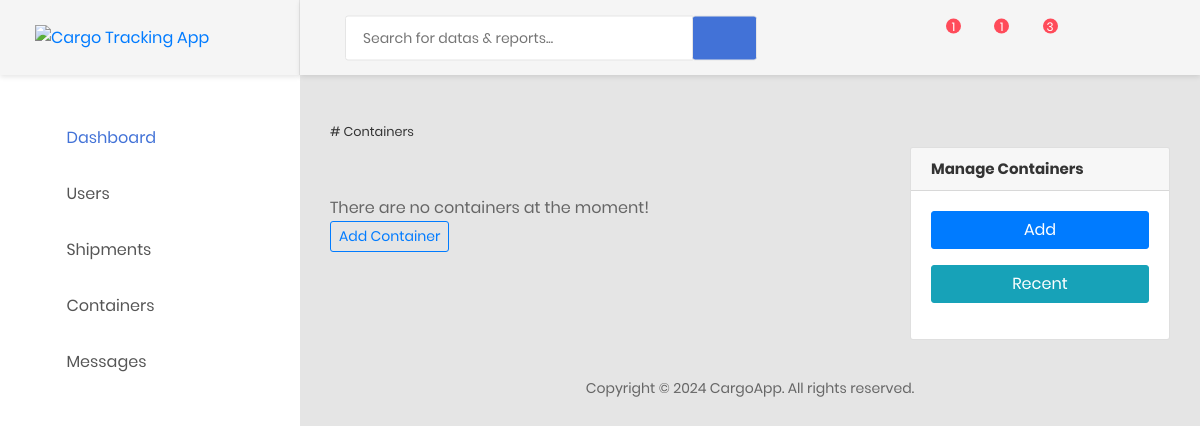
/control/containers/, run on an earlier commit of the app's database.
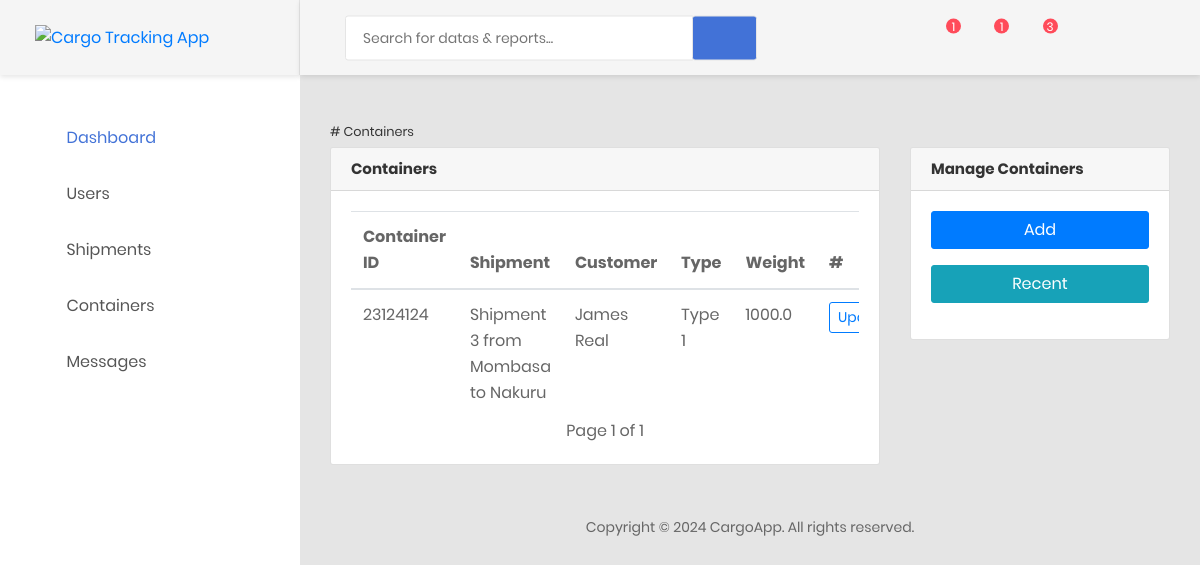
And on a later commit of the database.
### main/models.py (models this page shows, shortened)
class Container(models.Model):
    shipment = models.ForeignKey(Shipment, on_delete=models.CASCADE)
    container_id = models.CharField(max_length=50, unique=True)
    type = models.CharField(max_length=50)
    weight = models.FloatField()

class Shipment(models.Model):
    STATUS = [('In Transit', 'In Transit'), ('Delivered', 'Delivered')]
    customer = models.ForeignKey(Customer, on_delete=models.CASCADE)
    origin = models.CharField(max_length=255)
    destination = models.CharField(max_length=255)
    departure_date = models.DateTimeField(auto_now_add=True)
    arrival_date = models.DateTimeField(null=True, blank=True)
    status = models.CharField(max_length=50, choices=STATUS, default='In Transit')
    def __str__(self):
        return f'Shipment {self.id} from {self.origin} to {self.destination}'

### accounts/models.py (models this page shows)
class CustomUser(AbstractUser):
    role =[
        ('Customer', 'customer'),
        ('Staff', 'staff'),
    ]
    username = None
    email = models.EmailField(unique=True)
    full_names = models.CharField(max_length=100, blank=True)
    user_type = models.CharField(max_length=20, choices=role, default='Customer')
    date_joined = models.DateField(auto_now_add=True)
    USERNAME_FIELD = 'email'
    REQUIRED_FIELDS = ['full_names', ]
    objects = CustomUserManager()
    def __str__(self):
        return self.full_names

### control/views.py (the view)
# urls.py: path('containers/', views.ContainersListView.as_view(), name="containers"),
class ContainersListView(ListView):
    context_object_name = 'containers'
    model = Container
    template_name = 'containers/containers.html'
    paginate_by = 5

### control/templates/containers/containers.html (shortened to what this page needs)
{% extends '../dashboard.html' %}
{% block content %}
{% block items %}
<h3 class="fw-lighter small py-2"># Containers</h3>
<div class="row">
    <div class="col-12 col-lg-8 mb-4 mb-lg-0">
        {% if containers %}
        <div class="card">
            <h5 class="card-header">Containers</h5>
            <div class="card-body">
                <div class="table-responsive">
                    <table class="table">
                        <thead>
                            <tr>
                                <th scope="col">Container ID</th>
                                <th scope="col">Shipment</th>
                                <th scope="col">Customer</th>
                                <th scope="col">Type</th>
                                <th scope="col">Weight</th>
                                <th scope="col">#</th>
                            </tr>
                        </thead>
                        <tbody>
                            {% for container in containers %}
                            <tr>
                                <td>{{container.container_id}}</td>
                                <td>{{container.shipment}}</td>
                                <td>{{container.shipment.customer}}</td>
                                <td>{{container.type}}</td>
                                <td>{{container.weight}}</td>
                                <td>
                                    <a href="{% url 'update_container' container.id %}"
                                        class="btn btn-sm btn-outline-primary">Update</a>
                                </td>
                            </tr>
                            {% endfor %}
                        </tbody>
                    </table>
                </div>
                <div class='pagination justify-content-center'>
                    <span class='mx-4'>
                        Page {{ page_obj.number }} of {{ page_obj.paginator.num_pages }}
                    </span>
                </div>
            </div>
        </div>
        {% else %}
        <div class="py-5">
            <p>
                There are no containers at the moment!
            </p>
            <a class="btn btn-sm btn-outline-primary" href="{% url 'add_container' %}">Add Container</a>
        </div>
        {% endif %}
    </div>
    {% endblock %}
    <div class="col">
        <div class="card mb-3">
            <h5 class="card-header">Manage Containers</h5>
            <div class="card-body">
                <a class="btn btn-primary mb-3 w-100" href="{% url 'add_container' %}">Add</a>
                <a class="btn btn-info mb-3 w-100" href="{% url 'containers' %}">Recent</a>
            </div>
        </div>
    </div>
</div>
{% endblock %}

### control/templates/dashboard.html (shortened to what this page needs)
{% load static %}
<!DOCTYPE html>
<html lang="en">
<head>
    <link href="{% static 'css/font-face.css' %}" rel="stylesheet" media="all">
    <link href="{% static 'vendor/font-awesome-4.7/css/font-awesome.min.css' %}" rel="stylesheet" media="all">
    <link href="{% static 'vendor/font-awesome-5/css/fontawesome-all.min.css' %}" rel="stylesheet" media="all">
    <link href="{% static 'vendor/mdi-font/css/material-design-iconic-font.min.css' %}" rel="stylesheet" media="all">
    <link href="{% static 'vendor/bootstrap-4.1/bootstrap.min.css' %}" rel="stylesheet" media="all">
    <link href="{% static 'vendor/animsition/animsition.min.css' %}" rel="stylesheet" media="all">
    <link href="{% static 'vendor/bootstrap-progressbar/bootstrap-progressbar-3.3.4.min.css' %}" rel="stylesheet" media="all">
    <link href="{% static 'vendor/wow/animate.css' %}" rel="stylesheet" media="all">
    <link href="{% static 'vendor/css-hamburgers/hamburgers.min.css' %}" rel="stylesheet" media="all">
    <link href="{% static 'vendor/slick/slick.css' %}" rel="stylesheet" media="all">
    <link href="{% static 'vendor/select2/select2.min.css' %}" rel="stylesheet" media="all">
    <link href="{% static 'vendor/perfect-scrollbar/perfect-scrollbar.css' %}" rel="stylesheet" media="all">
    <link href="{% static 'css/theme.css' %}" rel="stylesheet" media="all">
</head>
<body class="animsition">
    <div class="page-wrapper">
        <aside class="menu-sidebar d-none d-lg-block">
            <div class="logo">
                <a href="#">
                    <img src="images/icon/logo.png" alt="Cargo Tracking App" />
                </a>
            </div>
            <div class="menu-sidebar__content js-scrollbar1">
                <nav class="navbar-sidebar">
                    <ul class="list-unstyled navbar__list">
                        <li class="active has-sub">
                            <a class="js-arrow" href="#">
                                <i class="fas fa-tachometer-alt"></i>Dashboard</a>
                        </li>
                        <li class="has-sub">
                            <a class="js-arrow" href="#">
                                <i class="fas fa-users"></i>Users</a>
                        </li>
                        <li class="has-sub">
                            <a class="js-arrow" href="#">
                                <i class="fas fa-qrcode"></i>Shipments</a>
                        </li>
                        <li class="has-sub">
                            <a class="js-arrow" href="#">
                                <i class="fas fa-cubes"></i>Containers</a>
                        </li>
                        <li>
                            <a href="">
                                <i class="fas fa-comments"></i>Messages</a>
                        </li>
                    </ul>
                </nav>
            </div>
        </aside>
        <div class="page-container">
            <header class="header-desktop">
                <div class="section__content section__content--p30">
                    <div class="container-fluid">
                        <div class="header-wrap">
                            <form class="form-header" action="" method="POST">
                                <input class="au-input au-input--xl" type="text" name="search" placeholder="Search for datas &amp; reports..." />
                                <button class="au-btn--submit" type="submit">
                                    <i class="zmdi zmdi-search"></i>
                                </button>
                            </form>
                            <div class="header-button">
                                <div class="noti-wrap">
                                    <div class="noti__item js-item-menu">
                                        <i class="zmdi zmdi-comment-more"></i>
                                        <span class="quantity">1</span>
                                    </div>
                                    <div class="noti__item js-item-menu">
                                        <i class="zmdi zmdi-email"></i>
                                        <span class="quantity">1</span>
                                    </div>
                                    <div class="noti__item js-item-menu">
                                        <i class="zmdi zmdi-notifications"></i>
                                        <span class="quantity">3</span>
                                    </div>
                                </div>
                                <div class="account-wrap">
                                    <div class="account-item clearfix js-item-menu">
                                        <div class="image">
                                        </div>
                                        <div class="content">
                                            <a class="js-acc-btn" href="#">{{request.user.full_names}}</a>
                                        </div>
                                    </div>
                                </div>
                            </div>
                        </div>
                    </div>
                </div>
            </header>
            <div class="main-content">
                <div class="section__content section__content--p30">
                  {% block content %}{% endblock %}
                        <div class="row">
                            <div class="col-md-12">
                                <div class="copyright">
                                    <p>Copyright © 2024 CargoApp. All rights reserved.</p>
                                </div>
                            </div>
                        </div>
                    </div>
                </div>
            </div>
        </div>
</body>
</html>

What changed in the data, as far as the page shows it:
added Container: container_id "23124124", shipment "Shipment 3 from Mombasa to Nakuru", shipment.customer "James Real", type "Type 1", weight "1000.0"
Also different on the page:
{{ page_obj.number }}: (not shown) → "1"
{{ page_obj.paginator.num_pages }}: (not shown) → "1"
text no longer shown: "There are no containers at the moment! Add Container"
text now shown: "Containers Container ID Shipment Customer Type Weight # Page of"
